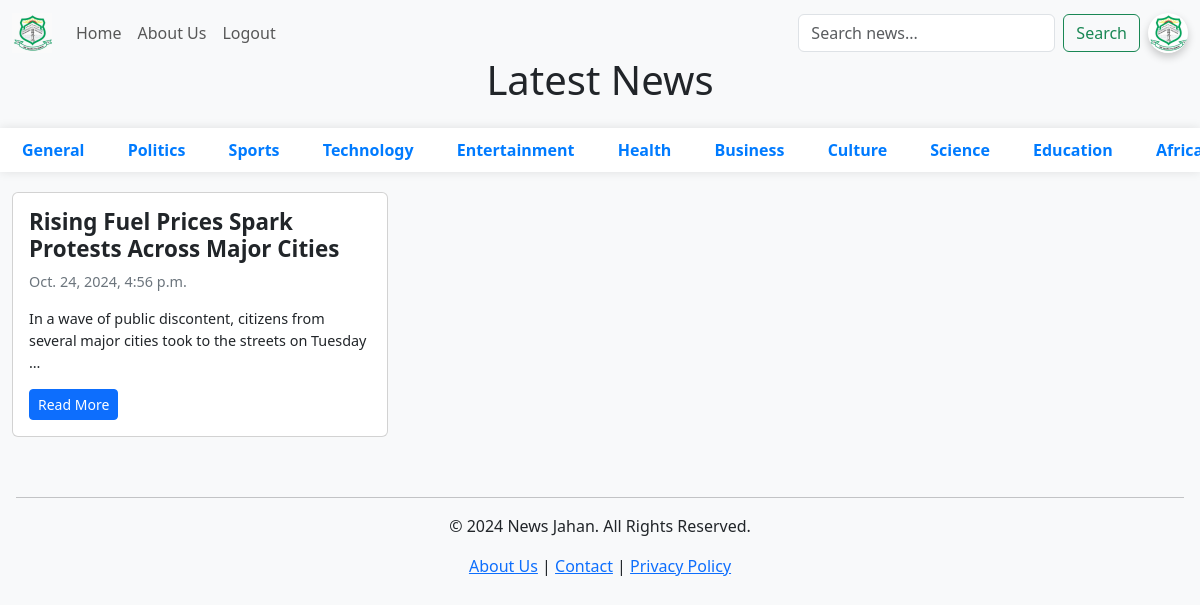
Screenshot of /jahan/search/Politics/ (signed in) with the database file from the repository.
### jahan_news_portal/models.py (models this page shows, shortened)
class NewsModel(models.Model):
    title = models.CharField(max_length=150)
    category = models.CharField(max_length=70)
    body = models.TextField()
    comments = models.PositiveIntegerField()
    approved = models.BooleanField(default=False)
    date = models.DateTimeField(auto_now_add=True)

### jahan_news_portal/views.py (the view, shortened to what this page needs)
# urls.py: path("search/<str:category>/",views.Search.as_view(),name="search"),
class Search(View):
    template_name = "index.html"
    def get(self,request,*args,**kwargs):
        category = self.kwargs.get("category")
        news = NewsModel.objects.filter(category=category)
        return render(request,self.template_name,{"news":news,"category":category})

### templates/index.html (shortened to what this page needs)
<!doctype html>
{% load static %} {% load humanize %}
<html lang="en">
    <head>
        <link rel="stylesheet" href="{% static 'css/index.css' %}" />
        <link rel="stylesheet" href="{% static 'css/bootstrap.min.css' %}" />
        <link rel="stylesheet" href="{% static 'icon/bootstrap-icons.css' %}" />
        <link
            rel="stylesheet"
            href="https://cdnjs.cloudflare.com/ajax/libs/font-awesome/6.0.0-beta3/css/all.min.css"
        />
    </head>
    <body class="bg-body-tertiary">
        <header>
            {% block header %}
            <nav class="navbar navbar-expand-md bg-body-tertiary">
                <div class="container-fluid">
                    <a class="navbar-brand" href="{% url 'home' %}">
                        <img
                            class="logo"
                            src="{% static 'images/logo.jpeg' %}"
                            alt=""
                        />
                    </a>
                    <div
                        class="collapse navbar-collapse"
                        id="navbarSupportedContent"
                    >
                        <ul class="navbar-nav me-auto mb-2 mb-lg-0">
                            <li class="nav-item">
                                <a
                                    class="nav-link nav-links"
                                    href="{% url 'home' %}"
                                    >Home</a
                                >
                            </li>
                            <li class="nav-item">
                                <a class="nav-link" href="#">About Us</a>
                            </li>
                            <li class="nav-item">
                                {% if request.user.is_authenticated %}
                                <a
                                    href="{% url 'account_logout' %}"
                                    class="nav-link"
                                    >Logout</a
                                >
                                {%else%}
                                <a
                                    href="{% url 'account_login' %}"
                                    class="nav-link"
                                    >Login</a
                                >
                                {%endif%}
                            </li>
                        </ul>
                        <form
                            class="d-flex me-2"
                            method="POST"
                            action="{% url 'search' 'searchresult' %}"
                            role="search"
                        >
                            <input
                                class="form-control me-2"
                                name="input"
                                type="search"
                                placeholder="Search news..."
                                aria-label="Search"
                            />
                            <button
                                class="btn btn-outline-success"
                                type="submit"
                            >
                                Search
                            </button>
                        </form>
                        {% if request.user.is_authenticated %}
                        <small class="profile-container">
                            <a href="{% url 'profile' %}">
                                <img
                                src="{% if profile.image %}{{profile.image.url}}{% else %}{% static 'images/logo.jpeg' %}{% endif %}"
                                    alt="Profile Picture"
                                    class="profile-picture"
                                />
                            </a>
                        </small>
                        {% endif %}
                    </div>
                </div>
            </nav>
            {% endblock header %}
        </header>
        <main>
            {% block content %}
            <div class="container-fluid">
                <h1 class="text-center pt-3 mb-4">Latest News</h1>
                <div class="row text-center horizontal-categories d-block">
                    <a href="{% url 'home'%}">General</a>
                    <a href="{% url 'search' 'Politics' %}">Politics</a>
                    <a href="{% url 'search' 'Sports' %}">Sports</a>
                    <a href="{% url 'search' 'Technology' %}">Technology</a>
                    <a href="{% url 'search' 'Entertainment' %}"
                        >Entertainment</a
                    >
                    <a href="{% url 'search' 'Health' %}">Health</a>
                    <a href="{% url 'search' 'Business' %}">Business</a>
                    <a href="{% url 'search' 'Culture' %}">Culture</a>
                    <a href="{% url 'search' 'Science' %}">Science</a>
                    <a href="{% url 'search' 'Education' %}">Education</a>
                    <a href="{% url 'search' 'Africa' %}">Africa</a>
                </div>
                <div class="row">
                    {% if news %} {% for news in news reversed %}
                    <div class="col-md-6 col-xl-4">
                        <div class="card news-card">
                            <div class="card-body">
                                <h5 class="news-title">
                                    <a
                                        href="{% url 'readnews' news.id  news.title %}"
                                        class="text-dark"
                                        >{{news.title|truncatewords:10}}</a
                                    >
                                </h5>
                                <p class="news-date">{{news.date}}</p>
                                <p class="news-body">
                                    {{news.body|truncatewords:17}}
                                </p>
                                <a
                                    href="{% url 'readnews' news.id news.title %}"
                                    class="btn btn-primary btn-sm"
                                    >Read More</a
                                >
                            </div>
                        </div>
                    </div>
                    {% endfor%} {% endif%}
                </div>
            </div>
            {% endblock content%}
        </main>
        <footer class="bg-tertiary text-dark mt-2 p-3 text-center">
            <hr />
            <div class="container">
                <p>&copy; 2024 News Jahan. All Rights Reserved.</p>
                <p>
                    <a href="/about">About Us</a> |
                    <a href="/contact">Contact</a> |
                    <a href="/privacy-policy">Privacy Policy</a>
                </p>
            </div>
        </footer>
    </body>
</html>

### static/css/index.css (style rules this page uses)
* { box-sizing: border-box; margin: 0; padding: 0; }
header { position: fixed; width: 100%; left: 0; right: 0; z-index: 2; top: 0; cursor: pointer; }
.profile-picture { width: 100%; height: auto; border-radius: 50%; object-fit: cover; }
.profile-container { width: 40px; height: 40px; border-radius: 50%; overflow: hidden; box-shadow: 0px 4px 8px rgba(0, 0, 0, 0.2); background-color: #f5f5f5; }
.logo { width: 40px; filter: brightness(98%); }
header, main, footer { max-width: 1300px; margin: auto; }
main { margin-top: 40px; }
.news-card { margin-bottom: 20px; transition: transform 1s ease; }
.news-title a { text-decoration: none; font-size: 1.4rem; font-weight: bold; }
.news-date { font-size: 0.9rem; color: #6c757d; }
.news-body { font-size: 0.9rem; margin-top: 10px; }
.horizontal-categories { display: flex; overflow-x: auto; white-space: nowrap; padding: 10px; background-color: #fff; box-shadow: 0 0 10px rgba(0, 0, 0, 0.1); margin-bottom: 20px; }
.horizontal-categories a { margin-right: 15px; text-decoration: none; color: #007bff; font-weight: bold; }

### rows the page displays
NewsModel: title "Rising Fuel Prices Spark Protests Across Major Cities", date "Oct. 24, 2024, 4:56 p.m.", body "In a wave of public discontent, citizens from several major cities took to the streets on Tuesday …"
